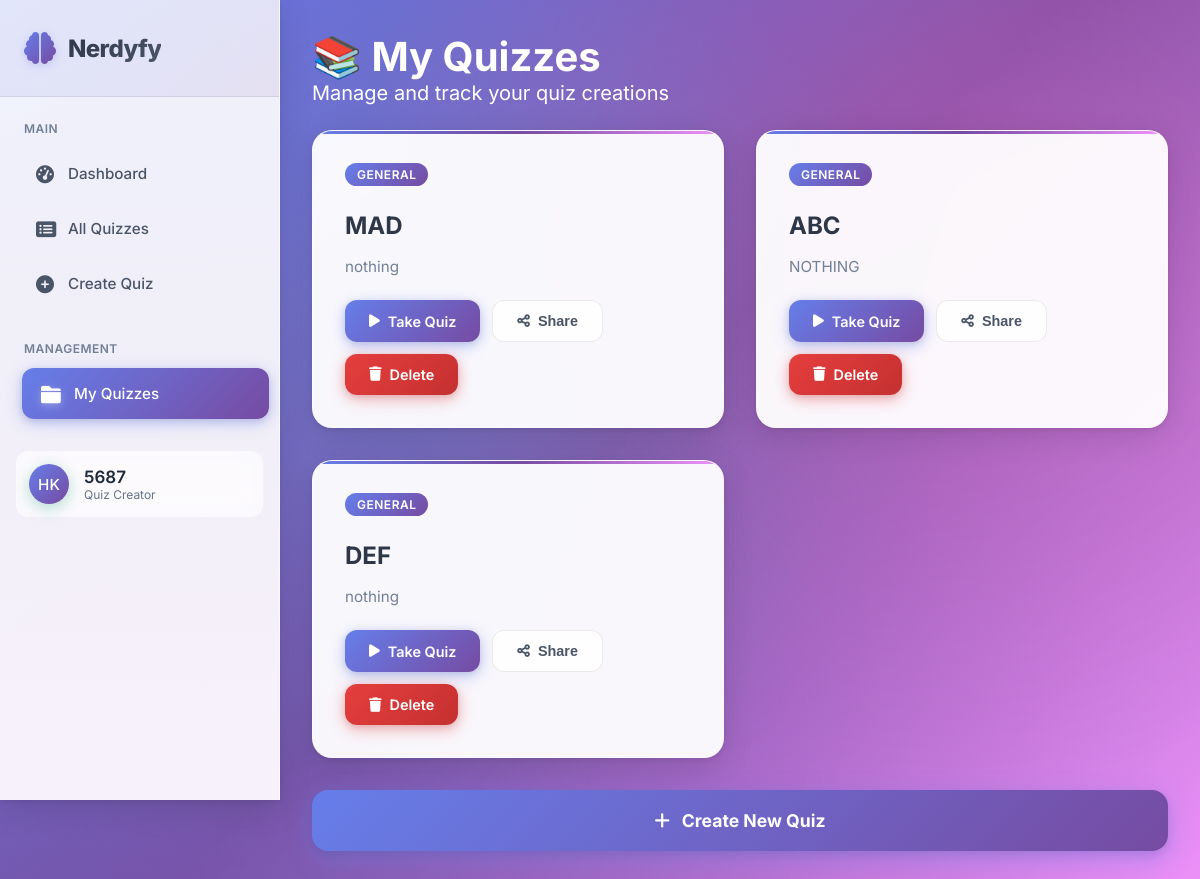
The app's page /myquiz/ (signed in) with its own data.
### quizapp/models.py (models this page shows)
class Quiz(models.Model):
    title = models.CharField(max_length=400)
    description = models.CharField(max_length=1000)
    totalquestions = models.IntegerField()
    time = models.IntegerField()
    created_at = models.DateTimeField(auto_now_add=True)
    created_by = models.ForeignKey(User, on_delete=models.CASCADE, default=1, null=True, blank=True)

### quizapp/views.py (the view)
# urls.py: path('myquiz/',myquizzes_view,name= 'myquiz'),
def myquizzes_view(request):
    quizzes = Quiz.objects.filter(created_by=request.user)
    return render(request,'myquizes.html',{'quizzes':quizzes})

### template/myquizes.html (shortened to what this page needs)
<!DOCTYPE html>
<html lang="en">
<head>
    <link href="https://cdnjs.cloudflare.com/ajax/libs/font-awesome/6.0.0/css/all.min.css" rel="stylesheet">
</head>
<body>
    <div class="dashboard-container">
        <aside class="sidebar">
            <div class="sidebar-header">
                <div class="logo">
                    <i class="fas fa-brain"></i>
                    <h2>Nerdyfy</h2>
                </div>
            </div>
            <nav class="nav-menu">
                <div class="nav-section">
                    <div class="nav-section-title">Main</div>
                    <div class="nav-item">
                        <a href="{% url 'dashboard' %}" class="nav-link">
                            <i class="fas fa-tachometer-alt"></i>
                            Dashboard
                        </a>
                    </div>
                    <div class="nav-item">
                        <a href="{% url 'allquiz' %}" class="nav-link">
                            <i class="fas fa-list-alt"></i>
                            All Quizzes
                        </a>
                    </div>
                    <div class="nav-item">
                        <a href="{% url 'quizform' %}" class="nav-link">
                            <i class="fas fa-plus-circle"></i>
                            Create Quiz
                        </a>
                    </div>
                </div>
                <div class="nav-section">
                    <div class="nav-section-title">Management</div>
                    <div class="nav-item">
                        <a href="{% url 'myquiz' %}" class="nav-link active">
                            <i class="fas fa-folder"></i>
                            My Quizzes
                        </a>
                    </div>
                </div>
               <div class="nav-item">
                  <a href="/profile" class="user-profile">
                    <div class="user-avatar">HK</div>
                    <div class="user-info">
                      <div class="user-name">{{ user }}</div>
                      <div class="user-role">Quiz Creator</div>
                    </div>
                  </a>
                </div>
            </nav>
        </aside>
        <main class="main-content">
            <div class="container">
                        <div class="content">
                            <h1>📚 My Quizzes</h1>
                            <p>Manage and track your quiz creations</p>
                    </div>
                </div>
                {% if quizzes %}
                    <div class="quiz-grid">
                        {% for quiz in quizzes %}
                            <div class="quiz-card">
                                <div class="quiz-header">
                                    <span class="quiz-category">{{ quiz.category|default:"General" }}</span>
                                </div>
                                <div class="quiz-title">{{ quiz.title }}</div>
                                <div class="quiz-info">{{ quiz.description|default:"No description provided" }}</div>
                                <div class="quiz-actions">
                                    <a href="{% url 'takequiz' quiz.id %}" class="btn btn-primary">
                                        <i class="fas fa-play"></i>
                                        Take Quiz
                                    </a>
                                    <button class="btn btn-secondary" onclick="shareQuiz('{{ quiz.id }}')">
                                        <i class="fas fa-share-alt"></i>
                                        Share
                                    </button>
                                    <a href="{% url 'deletequiz' quiz.id %}"
                                       onclick="return confirm('Are you sure you want to delete this quiz?');"
                                       class="btn btn-danger">
                                        <i class="fas fa-trash"></i>
                                        Delete
                                    </a>
                                </div>
                            </div>
                        {% endfor %}
                    </div>
                {% else %}
                    <div class="empty-state">
                        <i class="fas fa-clipboard-list empty-icon"></i>
                        <h3>No Quizzes Yet</h3>
                        <p>You haven't created any quizzes yet. Start building your first quiz to engage your audience!</p>
                    </div>
                {% endif %}
                <a href="{% url 'quizform' %}" class="create-btn">
                    <i class="fas fa-plus"></i>
                    Create New Quiz
                </a>
            </div>
</body>
</html>

### records on screen
Quiz: category "GENERAL", title "MAD", description "nothing"
Quiz: category "GENERAL", title "ABC", description "NOTHING"
Quiz: category "GENERAL", title "DEF", description "nothing"

### other values on screen
{{ user }} "5687"
